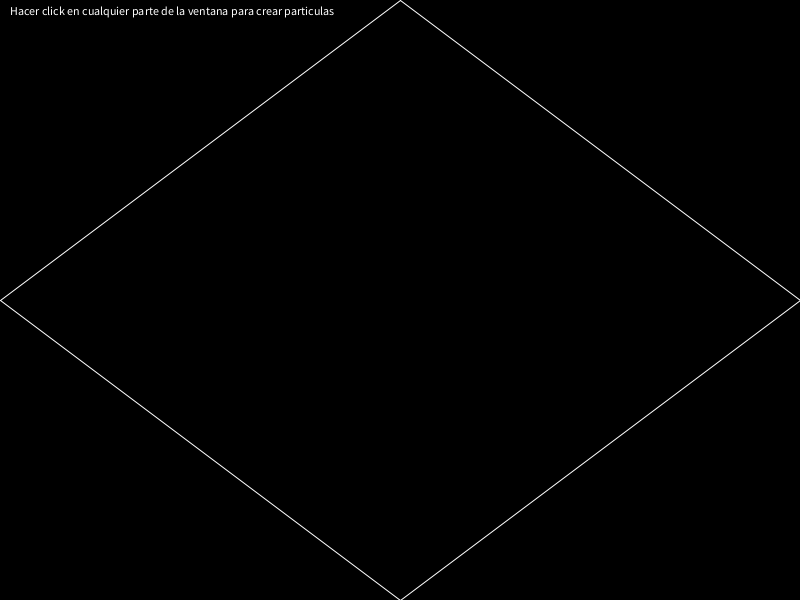
Frame 1 (no input)
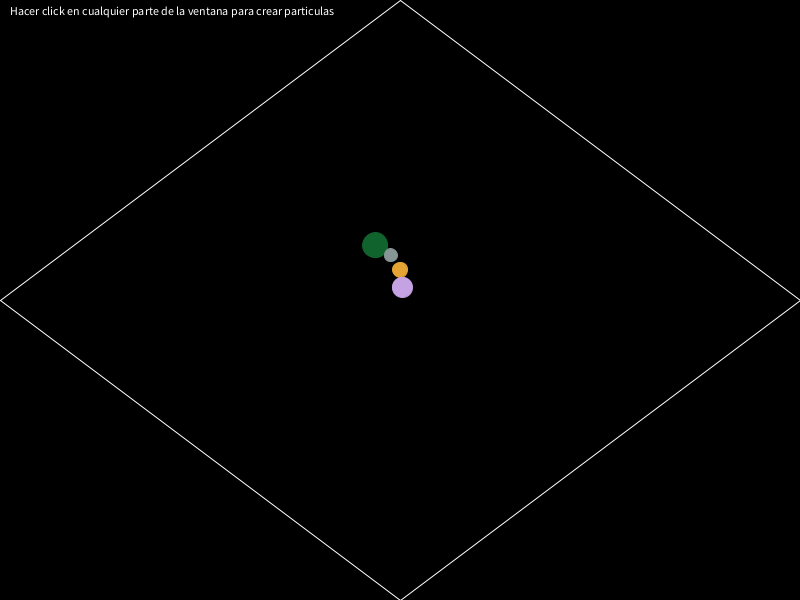
Frame 60 (the mouse pressed at the canvas centre just before this capture)
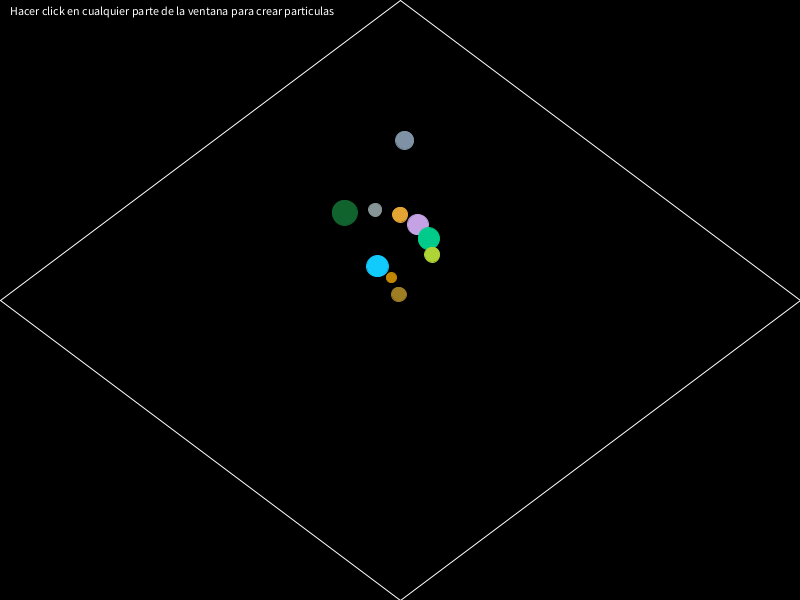
Frame 120 (the mouse held since frame 60 and released just before this capture)

The Processing sketch that drew these frames (run headless with seeded random() and noise(); from frame 60 on, the mouse is pressed at the canvas centre):

// Processing sketch: processing_150802
// ── processing_150802.pde

/**
 * Colision Particula-Plano
 * 
 * Antonio Dávila
 */
 
Planos pl;
ArrayList<Particle> bolas;
PVector gravity = new PVector(0,9.8);
float dt = 0.15; 
int i = 0;

void setup() {
  size(800,600);
  
  //Planos
  pl = new Planos();
  
  // Bolas
  bolas = new ArrayList<Particle>(); 
  
}

void draw() {
  background(0);
  fill(255);
  
  text("Hacer click en cualquier parte de la ventana para crear particulas", 10, 15);
  
  Particle pf = new Particle(new PVector(width/2,height/2), 255.0);
  if(i % 13 == 0) {
    bolas.add(pf);
  }
  
  // Actualiza las partículas: colisiones y dibujado
  for (int i=0;i<bolas.size();i++){
    Particle p = bolas.get(i);
    p.update();
    p.display();
  }
 
  // Calcula Colisiones y dibuja 
  pl.update();
  pl.display(); 
}

void mousePressed()
{
  PVector pos = new PVector(mouseX, mouseY);
  Particle p = new Particle(pos);
  bolas.add(p);
}
// A simple Particle class

class Particle {
  PVector location;
  PVector velocity;
  PVector acceleration;
  float radio;
  float mass = 20;
  float Kr = 0.6;
  color c;
  float lifespan;
  float angle;
  float mag = 10;
  int n;

  Particle(PVector l) {
    acceleration = new PVector(0,0);
    velocity = new PVector(random(-1,1), random(-20,-45));
    location = l.get();
    radio = random(5,15);
    c = color(random(0,255), random(0,255), random(0,255));
  }
  
  Particle(PVector l, float dur) {
    acceleration = new PVector(0,0); 
    n = i % 7;
    angle = (60+10*n) * PI/180;
    velocity = new PVector(cos(angle), -sin(angle));
    velocity.mult(mag);
    i++;
    location = l.get();
    lifespan = dur;
    radio = random(5,15);
    c = color(random(0,255), random(0,255), random(0,255));
  }
  
  // F = m * a
  void applyForce(PVector force){
    PVector f = PVector.div(force.get(), mass);
    acceleration.add(f);
  } 
  
  float projection(PVector a, PVector b) {
    float modA = a.mag();
    float modB = b.mag();

    if (modA == 0 || modB == 0)
      return 0;
    else
      return ( a.dot(b)/modB );
    }
 
  PVector para(PVector v, float n) {
    PVector v_unit = v.get();
    v_unit.normalize();
    v_unit.mult(n);
    
    return v_unit;
  } 
  
  PVector project(PVector v, PVector v2) {
    float proj = projection(v, v2); 
    PVector res = para(v2, proj);
    
    return res;
  }
  
  void run() {
    update();
    display();
  }

  // Method to update location
  void update() {
    applyForce(gravity);
    
    // Euler (semi) implicito
    velocity.add(PVector.mult(acceleration, dt));
    location.add(PVector.mult(velocity, dt));
    
    acceleration.set(0,0);
    
  }

  // Method to display
  void display() {
    stroke(c);
    fill(c);
    ellipse(location.x,location.y,radio*2,radio*2);
  }
}

// A simple Plane and Particle class

class Plano{
  PVector pto1;
  PVector pto2;
  PVector plano;  
  PVector normal;
  
  Plano(float x1, float y1, float x2, float y2)
  {
    pto1 = new PVector(x1,y1);
    pto2 = new PVector(x2,y2);
    plano = PVector.sub(pto2, pto1);
    normal = new PVector(-plano.y, plano.x);
    normal.normalize();
  }
  
  // Colisiones con el plano (pto1, pto2)
  void checkCollisions(Particle b)
  {
      PVector p1 = PVector.sub(pto1, b.location);
      PVector p2 = PVector.sub(pto2, b.location);
      
      float modPlano = plano.mag(); //Modulo del plano
      
      float proy_a = p1.dot(plano)/modPlano; //Proyeccion de p1 en el plano
      float proy_b = p2.dot(plano)/modPlano; //Proyeccion de p2 en el plano
      
      PVector uPlano = plano.get(); 
      uPlano.normalize(); //Vector plano normalizado
      
      // Vector entre la particula y el plano
      PVector dist = PVector.add(p1,PVector.mult(uPlano,proy_a*(-1)));
      float d = dist.mag(); // Distancia entre la particula y el plano
      
      if(abs(proy_a) < modPlano && abs(proy_b) < modPlano) {
        if(d < b.radio) {
          // Angulo entre la velocidad de la pelota y el plano
          float angle = PVector.angleBetween(b.velocity, plano);
        
          // Reposicionamiento de la pelota
          PVector nor = normal.get();
          if (nor.dot(b.velocity) > 0) {
            nor.mult(-1);
          }
          
          float deltaS = (b.radio + dist.dot(nor)) / sin(angle);
          PVector displ = b.para(b.velocity, deltaS);
          b.location = PVector.sub(b.location, displ);
          
          //PVector displ = PVector.mult(nor,deltaS);
          //b.location.add(displ);      
          
          // Se descompone la velocidad (normal y tangencial del plamo)
          float nv = normal.dot(b.velocity);
          PVector Vn = PVector.mult(normal, nv);
          PVector vT = PVector.sub(b.velocity, Vn);
          b.velocity = PVector.sub(vT, PVector.mult(Vn, b.Kr));
        }
      }
      // Correcciones en los extremos
      else if (abs(p1.mag()) < b.radio) {
      }
      else if (abs(p2.mag()) < b.radio) {
      }
  }
}

// Clase Planos donde se controlan las oclisiones entre los planos
// y las bolas
class Planos {
  
  ArrayList<Plano> planos;

  Planos() 
  {
    Plano p;
    planos = new ArrayList<Plano>();
    
    //Planos
    p = new Plano(0, height/2, width/2, height);
    planos.add(p);
    p = new Plano(0, height/2, width/2, 0);
    planos.add(p);
    p = new Plano(width/2, 0, width, height/2);
    planos.add(p);
    p = new Plano(width/2, height, width, height/2);
    planos.add(p);
  }
    
  void update()
  {
    for (int i = planos.size()-1; i >= 0; i--) {
       Plano p = planos.get(i);
       for (int j=0;j<bolas.size();j++){
          Particle b = bolas.get(j);
          p.checkCollisions(b);  
       }
    }
  }
  
  void display()
  {
      stroke(255);
      fill(255);
      strokeWeight(1);  // Beastly
      for (int i=0;i<planos.size();i++){
        Plano p = planos.get(i);
        line(p.pto1.x, p.pto1.y, p.pto2.x, p.pto2.y);
      }
  }
  
    
}
